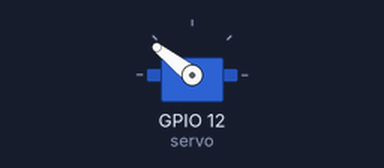
Simulated run of this program. Board: Raspberry Pi (BCM pin numbers). On the bench: servo. Servo angles are drawn from the pulse width (0.5 ms = 0°, 2.5 ms = 180°). At 10.0 s the program stops and its outputs stay as they are.

Above: at 0.05 s.
Timing chart, 0 to 4.6 s (numbered marks = the images above):
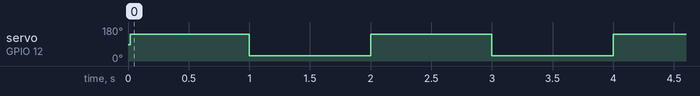

Measured:
- by itself, servo on GPIO 12 (servo): alternates 142° for 1.0 s and 28° for 1.0 s, 10 changes in all, then stays 28°

The program:

recipe24_servo-control.py
```python
from gpiozero import AngularServo
from gpiozero.pins.pigpio import PiGPIOFactory
from time import sleep

# SG90のピン設定
SERVO_PIN = 12  # SG90-1

MIN_DEGREE = -90       # 000 : -90degree
MAX_DEGREE = 90       # 180 : +90degree

def main():
    # 初期化
    factory = PiGPIOFactory()
    # min_pulse_width, max_pulse_width, frame_width =>SG90仕様
    servo = AngularServo(SERVO_PIN, min_angle=MIN_DEGREE, max_angle=MAX_DEGREE,
        min_pulse_width=0.5/1000, max_pulse_width=2.4/1000, frame_width=1/50,
        pin_factory=factory)

    # SG90を -60度 <-> +60度で角度を変える
    try:
        for _ in range(5):
            servo.angle = 60
            sleep(1.0)
            servo.angle = -60
            sleep(1.0)
    except KeyboardInterrupt:
        print("stop")

    return

if __name__ == "__main__":
    main()
```
